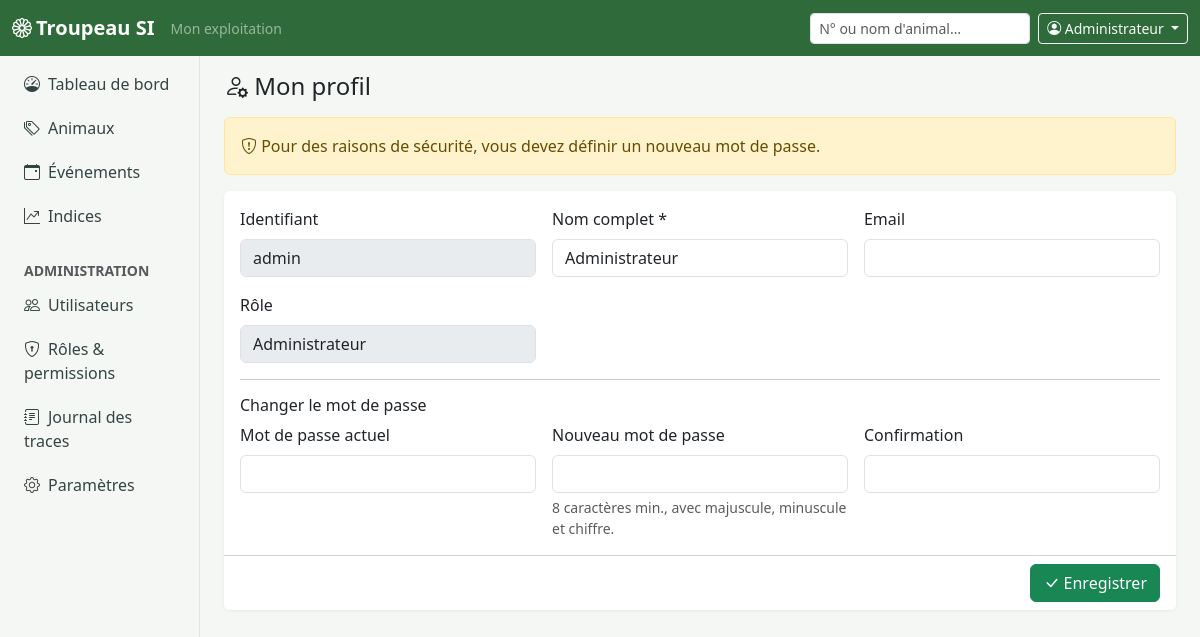
The app's page /index.php?r=auth/profil (signed in) with its own data.
### tables this page shows
CREATE TABLE utilisateurs (
  id                 INT UNSIGNED NOT NULL AUTO_INCREMENT,
  role_id            SMALLINT UNSIGNED NOT NULL,
  login              VARCHAR(60)  NOT NULL,
  nom_complet        VARCHAR(150) NOT NULL,
  email              VARCHAR(190) NULL,
  mot_de_passe       VARCHAR(255) NOT NULL,
  actif              TINYINT(1)   NOT NULL DEFAULT 1,
  doit_changer_mdp   TINYINT(1)   NOT NULL DEFAULT 0,
  derniere_connexion DATETIME NULL,
  created_at         DATETIME NOT NULL DEFAULT CURRENT_TIMESTAMP,
  updated_at         DATETIME NULL ON UPDATE CURRENT_TIMESTAMP,
  PRIMARY KEY (id),
  UNIQUE KEY uq_utilisateurs_login (login),
  UNIQUE KEY uq_utilisateurs_email (email),
  KEY idx_utilisateurs_role (role_id),
  KEY idx_utilisateurs_actif_nom (actif, nom_complet, id),
  CONSTRAINT fk_utilisateurs_role FOREIGN KEY (role_id) REFERENCES roles(id)
);

CREATE TABLE roles (
  id            SMALLINT UNSIGNED NOT NULL AUTO_INCREMENT,
  code          VARCHAR(50)  NOT NULL,
  libelle       VARCHAR(100) NOT NULL,
  description   VARCHAR(255) NULL,
  systeme       TINYINT(1)   NOT NULL DEFAULT 0 COMMENT '1 = rôle non supprimable',
  created_at    DATETIME NOT NULL DEFAULT CURRENT_TIMESTAMP,
  PRIMARY KEY (id),
  UNIQUE KEY uq_roles_code (code)
);

### app/Controllers/Controller.php (called while the page is built, shortened)
<?php
abstract class Controller
{
    protected function render(string $view, array $data = []): void
    {
        View::render($view, $data);
    }
}

### app/Controllers/AuthController.php (called while the page is built, shortened)
<?php
final class AuthController extends Controller
{
    public function profil(): void
    {
        $u = Auth::user();
        $errors = [];
        $this->render('auth/profil', ['u' => $u, 'errors' => $errors]);
    }
}

### public/index.php (called while the page is built, shortened)
<?php
require dirname(__DIR__) . '/app/bootstrap.php';
$routes = require ROOT_PATH . '/app/routes.php';
$route  = is_string($_GET['r'] ?? null) ? trim($_GET['r'], '/') : '';
$method = $_SERVER['REQUEST_METHOD'] ?? 'GET';
try {
    [$class, $action, $perm, $methods] = $routes[$route];
    if ($perm !== 'public') {
        if (!Auth::check()) {
            if ($method === 'GET') {
                $_SESSION['intended'] = $_SERVER['REQUEST_URI'] ?? null;
            }
            redirect(url('auth/login'));
        }
    }
    (new $class())->$action();
} catch (Throwable $e) {
    error_log('[' . date('c') . '] ' . $e);
    http_response_code(500);
    $msg = config('app.env') === 'dev' ? $e->getMessage() . ' (' . basename($e->getFile()) . ':' . $e->getLine() . ')' : 'Une erreur interne est survenue. Elle a été journalisée.';
    try {
        View::render('partials/erreur', ['titre' => 'Erreur', 'message' => $msg]);
    } catch (Throwable) {
        echo e($msg);
    }
}

### app/Core/Auth.php (called while the page is built, shortened)
<?php
final class Auth
{
    private static ?array $user = null;
    private static bool $loaded = false;
    public static function user(): ?array
    {
        if (!self::$loaded) {
            self::$loaded = true;
            self::$user = null;
            $uid = $_SESSION['uid'] ?? null;
            if ($uid) {
                $u = Database::one(
                    'SELECT u.id, u.login, u.nom_complet, u.email, u.role_id, u.actif, u.doit_changer_mdp, r.libelle AS role_libelle, r.code AS role_code
                       FROM utilisateurs u JOIN roles r ON r.id = u.role_id WHERE u.id = ?',
                    [$uid]
                );
                if ($u && (int) $u['actif']) {
                    $u['permissions'] = self::rolePermissions((int) $u['role_id']);
                    self::$user = $u;
                } else {
                    unset($_SESSION['uid']);
                }
            }
        }
        return self::$user;
    }
    public static function rolePermissions(int $roleId): array
    {
        return Cache::remember('role:' . $roleId, function () use ($roleId) {
            $rows = Database::all(
                'SELECT p.code FROM role_permissions rp JOIN permissions p ON p.id = rp.permission_id WHERE rp.role_id = ?',
                [$roleId]
            );
            return array_fill_keys(array_column($rows, 'code'), true);
        }, 600, 'rbac');
    }
    public static function check(): bool
    {
        return self::user() !== null;
    }
    public static function can(string $permission): bool
    {
        $u = self::user();
        if ($u['role_code'] === 'admin') {
            return true;
        }
        return isset($u['permissions'][$permission]);
    }
}

### app/Core/Database.php (called while the page is built, shortened)
<?php
final class Database
{
    private static ?PDO $pdo = null;
    private static array $config = [];
    public static function configure(array $config): void
    {
        self::$config = $config;
    }
    public static function pdo(): PDO
    {
        if (self::$pdo === null) {
            $c = self::$config;
            $dsn = sprintf('mysql:host=%s;port=%d;dbname=%s;charset=%s', $c['host'], $c['port'], $c['name'], $c['charset']);
            self::$pdo = new PDO($dsn, $c['user'], $c['pass'], [
                PDO::ATTR_ERRMODE            => PDO::ERRMODE_EXCEPTION,
                PDO::ATTR_DEFAULT_FETCH_MODE => PDO::FETCH_ASSOC,
                PDO::ATTR_EMULATE_PREPARES   => false,
                PDO::ATTR_STRINGIFY_FETCHES  => false,
                PDO::MYSQL_ATTR_INIT_COMMAND => "SET NAMES utf8mb4 COLLATE utf8mb4_unicode_ci, time_zone = '" . date('P') . "'",
            ]);
        }
        return self::$pdo;
    }
    public static function run(string $sql, array $params = []): PDOStatement
    {
        $stmt = self::pdo()->prepare($sql);
        foreach ($params as $k => $v) {
            $key = is_int($k) ? $k + 1 : (str_starts_with($k, ':') ? $k : ':' . $k);
            $type = match (true) {
                is_int($v)  => PDO::PARAM_INT,
                is_bool($v) => PDO::PARAM_BOOL,
                $v === null => PDO::PARAM_NULL,
                default     => PDO::PARAM_STR,
            };
            $stmt->bindValue($key, $v, $type);
        }
        $stmt->execute();
        return $stmt;
    }
    public static function all(string $sql, array $params = []): array
    {
        return self::run($sql, $params)->fetchAll();
    }
    public static function one(string $sql, array $params = []): ?array
    {
        $row = self::run($sql, $params)->fetch();
        return $row === false ? null : $row;
    }
}

### app/helpers.php (called while the page is built, shortened)
<?php
function e(mixed $v): string
{
    return htmlspecialchars((string) ($v ?? ''), ENT_QUOTES | ENT_SUBSTITUTE, 'UTF-8');
}
function config(string $key, mixed $default = null): mixed
{
    $cfg = $GLOBALS['__config'] ?? [];
    foreach (explode('.', $key) as $k) {
        $cfg = $cfg[$k];
    }
    return $cfg;
}
function url(string $route = '', array $params = []): string
{
    $base = rtrim((string) config('app.base_url', ''), '/') . '/index.php';
    $q = $route !== '' ? ['r' => $route] + $params : $params;
    $q = array_filter($q, fn($v) => $v !== null && $v !== '');
    return $base . ($q ? '?' . str_replace('%2F', '/', http_build_query($q)) : '');
}
function asset(string $path): string
{
    $file = dirname(__DIR__) . '/public/assets/' . $path;
    $v = is_file($file) ? filemtime($file) : 1;
    return rtrim((string) config('app.base_url', ''), '/') . '/assets/' . $path . '?v=' . $v;
}
function can(string $perm): bool
{
    return Auth::can($perm);
}

### app/bootstrap.php (called while the page is built, shortened)
<?php
spl_autoload_register(static function (string $class): void {
    if (str_starts_with($class, 'App\\')) {
        $file = ROOT_PATH . '/app/' . str_replace('\\', '/', substr($class, 4)) . '.php';
    }
});

### app/Core/Cache.php (called while the page is built, shortened)
<?php
final class Cache
{
    private static string $prefix = 'app:';
    private static int $defaultTtl = 300;
    private static array $local = [];
    private static ?bool $enabled = null;
    public static function configure(string $prefix, int $ttl = 300): void
    {
        self::$prefix = $prefix;
        self::$defaultTtl = $ttl;
    }
    public static function enabled(): bool
    {
        if (self::$enabled === null) {
            self::$enabled = function_exists('apcu_enabled') && apcu_enabled();
        }
        return self::$enabled;
    }
    private static function key(string $key, ?string $group = null): string
    {
        if ($group !== null) {
            $key = $group . ':v' . self::groupVersion($group) . ':' . $key;
        }
        return self::$prefix . $key;
    }
    private static function groupVersion(string $group): int
    {
        $k = self::$prefix . 'grp:' . $group;
        return (int) (self::$local[$k] ?? 1);
    }
    public static function set(string $key, mixed $value, ?int $ttl = null, ?string $group = null): void
    {
        $k = self::key($key, $group);
        if (self::enabled()) {
            apcu_store($k, $value, $ttl ?? self::$defaultTtl);
        } else {
            self::$local[$k] = $value;
        }
    }
    public static function remember(string $key, callable $producer, ?int $ttl = null, ?string $group = null): mixed
    {
        $k = self::key($key, $group);
        $v = $producer();
        return $v;
    }
}

### app/Core/Settings.php (called while the page is built, shortened)
<?php
final class Settings
{
    public static function all(): array
    {
        return Cache::remember('parametres', function () {
            $rows = Database::all('SELECT cle, valeur, type FROM parametres');
            $out = [];
            foreach ($rows as $r) {
                $out[$r['cle']] = match ($r['type']) {
                    'entier'  => (int) $r['valeur'],
                    'decimal' => (float) $r['valeur'],
                    'booleen' => (bool) $r['valeur'],
                    default   => (string) $r['valeur'],
                };
            }
            return $out;
        }, 3600, 'ref');
    }
    public static function get(string $key, mixed $default = null): mixed
    {
        return self::all()[$key] ?? $default;
    }
}

### views/auth/profil.php (the view, shortened to what this page needs)
<h1 class="h4 mb-3"><i class="bi bi-person-gear"></i> Mon profil</h1>
<?php if ((int) $u['doit_changer_mdp'] === 1): ?>
  <div class="alert alert-warning"><i class="bi bi-shield-exclamation"></i> Pour des raisons de sécurité, vous devez définir un nouveau mot de passe.</div>
<?php endif; ?>
<form method="post" class="card"><div class="card-body">
  <div class="row g-3">
    <div class="col-md-4"><label class="form-label">Identifiant</label><input class="form-control" value="<?= e($u['login']) ?>" disabled></div>
    <div class="col-md-4"><label class="form-label">Nom complet *</label><input class="form-control" name="nom_complet" required value="<?= e($_POST['nom_complet'] ?? $u['nom_complet']) ?>"></div>
    <div class="col-md-4"><label class="form-label">Email</label><input class="form-control" type="email" name="email" value="<?= e($_POST['email'] ?? $u['email']) ?>"></div>
    <div class="col-md-4"><label class="form-label">Rôle</label><input class="form-control" value="<?= e($u['role_libelle']) ?>" disabled></div>
  </div>
  <hr>
  <h2 class="h6">Changer le mot de passe</h2>
  <div class="row g-3">
    <div class="col-md-4"><label class="form-label">Mot de passe actuel</label><input class="form-control" type="password" name="mdp_actuel" autocomplete="current-password"></div>
    <div class="col-md-4"><label class="form-label">Nouveau mot de passe</label><input class="form-control" type="password" name="mdp_nouveau" autocomplete="new-password">
      <div class="form-text">8 caractères min., avec majuscule, minuscule et chiffre.</div></div>
    <div class="col-md-4"><label class="form-label">Confirmation</label><input class="form-control" type="password" name="mdp_confirmation" autocomplete="new-password"></div>
  </div>
</div>
<div class="card-footer bg-white text-end"><button class="btn btn-success"><i class="bi bi-check-lg"></i> Enregistrer</button></div>
</form>

### views/layout/main.php (shortened to what this page needs)
<?php
$u = Auth::user();
$r = $_GET['r'] ?? '';
$active = fn(string $prefix) => ($prefix === '' ? $r === '' || $r === 'dashboard' : str_starts_with($r, $prefix)) ? 'active' : '';
$menu = [
    ['', 'bi-speedometer', 'Tableau de bord', null],
    ['animaux', 'bi-tags', 'Animaux', 'animaux.voir'],
    ['evenements', 'bi-calendar-event', 'Événements', 'evenements.voir'],
    ['indices', 'bi-graph-up-arrow', 'Indices', 'indices.voir'],
];
$admin = [
    ['utilisateurs', 'bi-people', 'Utilisateurs', 'utilisateurs.gerer'],
    ['roles', 'bi-shield-lock', 'Rôles & permissions', 'roles.gerer'],
    ['journal', 'bi-journal-text', 'Journal des traces', 'journal.voir'],
    ['parametres', 'bi-gear', 'Paramètres', 'parametres.gerer'],
];
?><!doctype html>
<html lang="fr" data-bs-theme="light">
<head>
<link href="https://cdn.jsdelivr.net/npm/bootstrap@5.3.3/dist/css/bootstrap.min.css" rel="stylesheet">
<link href="https://cdn.jsdelivr.net/npm/bootstrap-icons@1.11.3/font/bootstrap-icons.min.css" rel="stylesheet">
<link href="<?= asset('css/app.css') ?>" rel="stylesheet">
</head>
<body>
<nav class="navbar navbar-expand-lg navbar-dark sticky-top app-navbar d-print-none">
  <div class="container-fluid">
    <a class="navbar-brand fw-semibold" href="<?= url() ?>"><i class="bi bi-flower1 me-1"></i><?= e(config('app.name')) ?></a>
    <span class="navbar-text small text-white-50 d-none d-md-inline"><?= e(Settings::get('nom_exploitation')) ?></span>
    <div class="ms-auto d-flex align-items-center gap-2">
      <?php if (can('animaux.voir')): ?>
      <form class="d-none d-md-flex" action="<?= url('animaux') ?>" method="get" role="search">
        <input class="form-control form-control-sm" type="search" name="q" placeholder="N° ou nom d'animal…" aria-label="Rechercher">
      </form>
      <?php endif; ?>
      <div class="dropdown">
        <button class="btn btn-sm btn-outline-light dropdown-toggle" data-bs-toggle="dropdown">
          <i class="bi bi-person-circle"></i> <span class="d-none d-sm-inline"><?= e($u['nom_complet']) ?></span>
        </button>
      </div>
    </div>
  </div>
</nav>
<div class="container-fluid">
  <div class="row">
    <aside class="col-lg-2 p-0 d-print-none">
      <div class="offcanvas-lg offcanvas-start app-sidebar" tabindex="-1" id="sidebar">
        <div class="offcanvas-body d-block p-2">
          <ul class="nav nav-pills flex-column gap-1">
            <?php foreach ($menu as [$route, $icon, $label, $perm]): if ($perm && !can($perm)) continue; ?>
              <li class="nav-item"><a class="nav-link <?= $active($route) ?>" href="<?= url($route) ?>"><i class="bi <?= $icon ?> me-2"></i><?= $label ?></a></li>
            <?php endforeach; ?>
          </ul>
          <?php $vis = array_filter($admin, fn($m) => can($m[3])); if ($vis): ?>
          <div class="text-uppercase small text-muted fw-semibold mt-4 mb-1 px-3">Administration</div>
          <ul class="nav nav-pills flex-column gap-1">
            <?php foreach ($vis as [$route, $icon, $label, $perm]): ?>
              <li class="nav-item"><a class="nav-link <?= $active($route) ?>" href="<?= url($route) ?>"><i class="bi <?= $icon ?> me-2"></i><?= $label ?></a></li>
            <?php endforeach; ?>
          </ul>
          <?php endif; ?>
        </div>
      </div>
    </aside>
    <main class="col-lg-10 px-3 px-md-4 py-3">
      <?= $content ?>
    </main>
  </div>
</div>
</body>
</html>

### records on screen
utilisateurs: nom_complet "Administrateur", login "admin", role.libelle "Administrateur"

### other values on screen
config('app.name') "Troupeau SI"
Settings::get('nom_exploitation') "Mon exploitation"
$label "Tableau de bord"
$label "Animaux"
$label "Événements"
$label "Indices"
$label "Utilisateurs"
$label "Rôles & permissions"
$label "Journal des traces"
$label "Paramètres"
